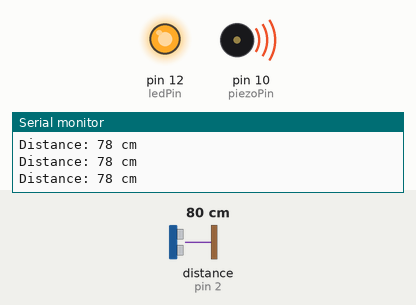
Simulated run of this sketch. Board: Arduino Uno, built with avr-gcc and run on an emulated ATmega328P. Parts: output pins drawn as LEDs (lit = HIGH), buzzer (waves = sounding), the last lines printed to the serial monitor. Wiring (inferred from the names in the program): ultrasonic range finder: trigger pin 3; echo pin 2. Inputs (shaded band) come from the test bench; at power-on: distance to the obstacle (sensor on pin 2) 80 cm. The echo pulse lasts 58.3 µs per cm; pins used as bus, display or sensor lines are not drawn.

Above: at 1.2 s.
1.3 s: distance to the obstacle (sensor on pin 2) set to 99 cm
2.8 s: distance to the obstacle (sensor on pin 2) set to 106 cm
At 4.0 s:
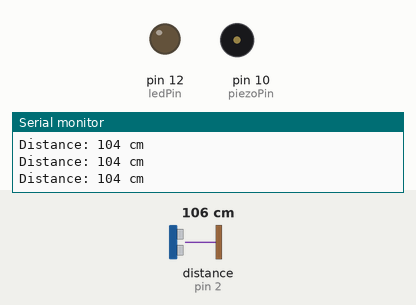
4.3 s: distance to the obstacle (sensor on pin 2) set to 4 cm
At 5.1 s:
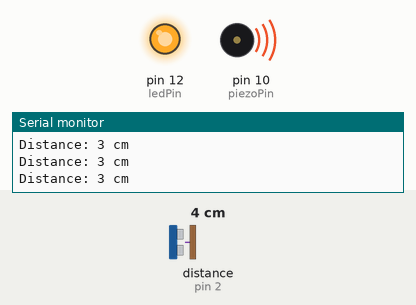
5.8 s: distance to the obstacle (sensor on pin 2) set to 120 cm
At 6.2 s:
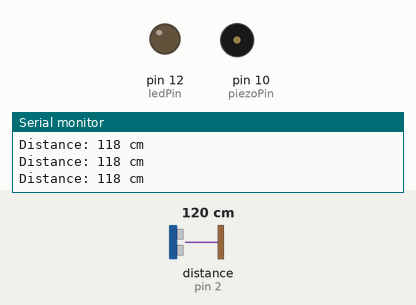
Timing chart, 0 to 8.3 s (numbered marks = the images above; inputs shaded):
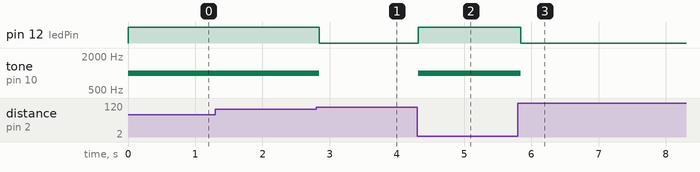

Measured:
- the behaviour switches between 102 and 103 cm on distance to the obstacle (sensor on pin 2) (found by bisection; images 0 and 1)
- after the input at 2.8 s, pin 12 (ledPin): HIGH → LOW after 0.05 s; tone on pin 10 (piezoPin): 1000 Hz → silent after 0.05 s
- after the input at 4.3 s, pin 12 (ledPin): LOW → HIGH at once; tone on pin 10 (piezoPin): silent → 1000 Hz at once
- after the input at 5.8 s, pin 12 (ledPin): HIGH → LOW at once; tone on pin 10 (piezoPin): 1000 Hz → silent at once

The sketch:

Ex2_ultrason.ino
```cpp
#define echoPin 2
#define trigPin 3
#define piezoPin 10
#define ledPin 12

long duration;
int distance;

void setup() {
  pinMode(trigPin, OUTPUT);
  pinMode(echoPin, INPUT);
  pinMode(piezoPin, OUTPUT);
  pinMode(ledPin, OUTPUT);
  Serial.begin(9600);
}

void loop() {
  digitalWrite(trigPin, LOW);
  delayMicroseconds(2);
  digitalWrite(trigPin, HIGH);
  delayMicroseconds(10);
  digitalWrite(trigPin, LOW);

  duration = pulseIn(echoPin, HIGH);
  distance = duration * 0.034 / 2;

  if (distance <= 100) {
    Serial.print("Distance: ");
    Serial.print(distance);
    Serial.println(" cm");
    digitalWrite(ledPin, HIGH);
    tone(piezoPin, 1000);
  } else {
    Serial.print("Distance: ");
    Serial.print(distance);
    Serial.println(" cm");
    digitalWrite(ledPin, LOW);
    noTone(piezoPin);
  }
  delay(60);
}
```
